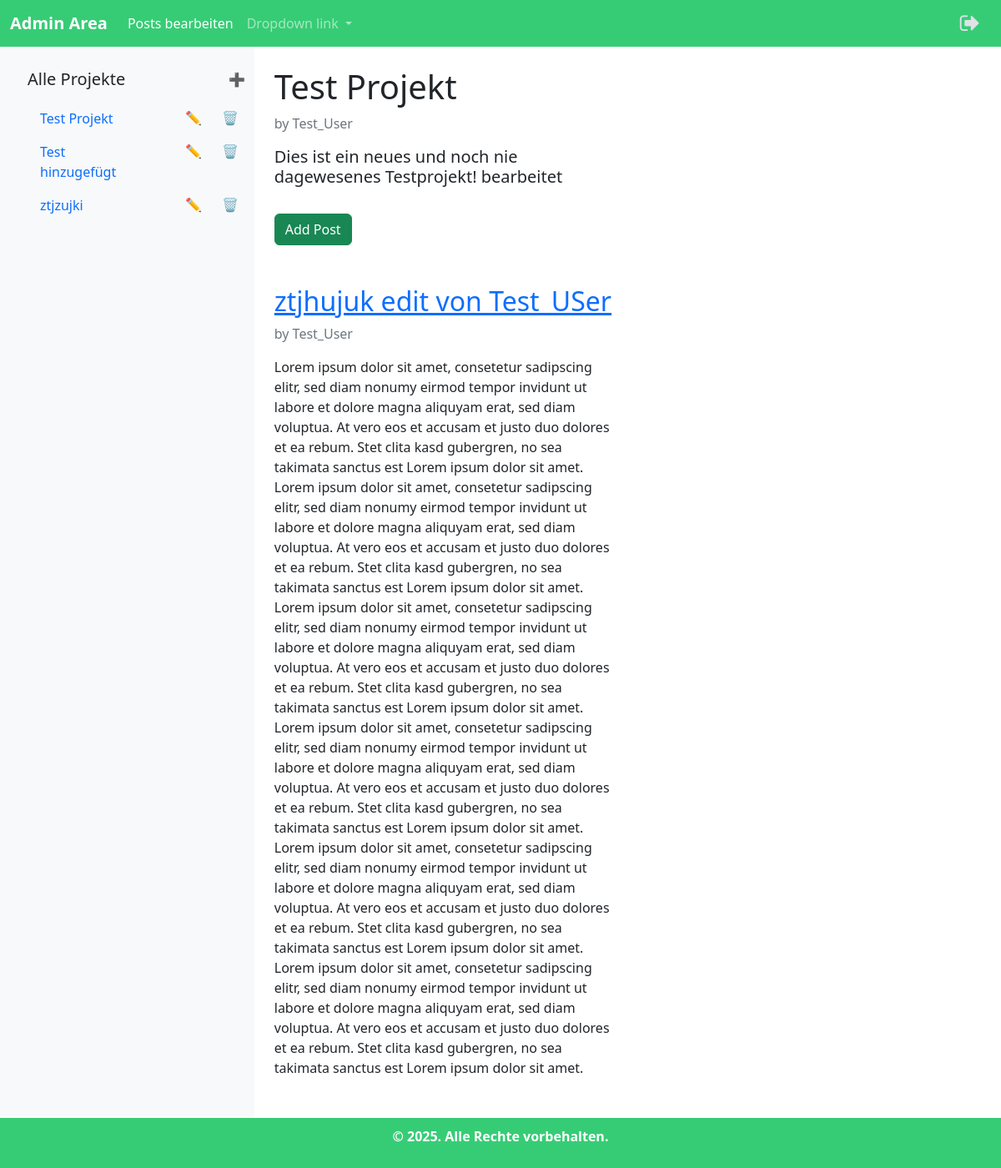
/Backend/admin_main.php?project=3 (signed in), run on the app's committed database.
### tables this page shows
CREATE TABLE `projekte` (
  `pid` int(11) NOT NULL,
  `name` text NOT NULL,
  `description` text NOT NULL,
  `author` text NOT NULL
);

CREATE TABLE `posts` (
  `poid` int(11) NOT NULL,
  `to_pid` int(11) NOT NULL,
  `name` text NOT NULL,
  `content` text NOT NULL,
  `author` text NOT NULL
);

### Backend/admin_main.php (the view, shortened to what this page needs)
<?php
include "connect.php";
if (isset($_GET['project'])) {
    $pid = $_GET['project'];
}
else {
    $pid = "";
}
?>
<!doctype html>
<html lang="de">
  <head>
    <link href="https://cdn.jsdelivr.net/npm/bootstrap@5.3.3/dist/css/bootstrap.min.css" rel="stylesheet">
    <link rel="stylesheet" href="https://cdnjs.cloudflare.com/ajax/libs/font-awesome/4.7.0/css/font-awesome.min.css">
  </head>
  <body>
  <nav class="navbar navbar-expand-lg" data-bs-theme="dark" style="background-color:rgb(54, 204, 117);">
    <div class="container-fluid">
      <a class="navbar-brand" href="admin_main.php"><b>Admin Area</b></a>
      <div class="collapse navbar-collapse" id="navbarNav">
        <ul class="navbar-nav">
          <li class="nav-item">
            <a class="nav-link active" aria-current="page" href="admin_main.php">Posts bearbeiten</a>
          </li>
          <li class="nav-item dropdown">
            <a class="nav-link dropdown-toggle" href="#" role="button" data-bs-toggle="dropdown" aria-expanded="false">
              Dropdown link
            </a>
          </li>
        </ul>
      </div>
      <nav class="navbar-right">
        <a href='logout.php' style="font-size:26px" class='fa fa-sign-out btn shadow-none'></a>
      </nav>
    </div>
  </nav>
  <div class="main-content">
    <div class="sidebar" id="sidebar">
      <div class='row'>
          <div class='col-8'>
            <button type='button' class='btn shadow-none'><h5>Alle Projekte</h5></button>
          </div>
          <div class='col-2'>
          </div>
          <div class='col-2'>
            <button type="button" class="btn shadow-none" data-bs-toggle="modal" data-bs-target="#addproject">➕</button>
          </div>
      </div>
      <ul class="nav flex-column">
<?php
        $sql_projects = "SELECT * FROM projekte";
        $result_projects = mysqli_query($conn, $sql_projects);
        if (mysqli_num_rows($result_projects) > 0) {
          while($row_project = mysqli_fetch_assoc($result_projects)) {
            echo "<li class='nav-item'>";
            echo "<div class='container'>
                    <div class='row'>
                        <div class='col-8'>
                            <a class='nav-link' href='admin_main.php?project=" . $row_project["pid"] . "'>" . $row_project["name"] . "</a>
                        </div>
                        <div class='col-2'>
                            <button type='button' class='btn shadow-none' data-bs-toggle='modal' data-bs-target='#edit" . $row_project["pid"] . "'>✏️</button>
                        </div>
                        <div class='col-2'>
                            <button type='button'  class='btn shadow-none' data-bs-toggle='modal' data-bs-target='#delete" . $row_project["pid"] . "'>🗑️</button>
                        </div>
                    </div>
                </div>";
            echo "</li>";
          }
        }
        else {
          echo "";
        }
        ?>
      </ul>
    </div>
    <div class="container-fluid p-4">
    <div class="row">
        <div class="col-6">
<?php
if ($pid == "") {
    echo "<h2>Bitte wähle ein Projekt aus der linken Spalte!</h2><br>";
    echo "Hier kannst du die Posts bearbeiten. Bitte wähle zunächst das Projekt, in dem sich der Post befindet.";
    echo "<br><br>";
}
else {
    $sql_postinfo = "SELECT * FROM posts WHERE to_pid = " . $pid . "";
    $result_postsinfo = mysqli_query($conn, $sql_postinfo);
    $sql_projekt = "SELECT * FROM projekte WHERE pid = " . $pid . "";
    $result_projekt = mysqli_query($conn, $sql_projekt);
    $projekt = mysqli_fetch_assoc($result_projekt);
    echo "<h1>" . $projekt["name"] ."</h1>";
    echo "<p class='text-secondary'>by ".  $projekt["author"]  ."</p>";
    echo "<h5>" . $projekt["description"] ."</h1><br>";
    echo "<a href='addpost_page.php?topid=" . $pid . "' class='btn btn-success'>Add Post</a>";
    echo "<br><br><br>";
    if (mysqli_num_rows($result_postsinfo) > 0) {
    while($row_post = mysqli_fetch_assoc($result_postsinfo)) {
        echo "<h2><a href='editpost_page.php?poid=" . $row_post["poid"] . "'>".  $row_post["name"]  ."</a></h2>";
        echo "<p class='text-secondary'>by ".  $row_post["author"]  ."</p>";
        echo $row_post["content"];
        echo "<br><br>";
    }
    }
    else {
        echo "Diese Dokumentation ist leider leer....";
    }
}
?>
        </div>
        <div class="col-4">
        </div>
    </div>
    </div>
  </div>
  <footer class="footer">
    <p><b>&copy; 2025. Alle Rechte vorbehalten.</b></p>
  </footer>
  </body>
</html>

### Backend/admin_main.php (style rules this page uses)
body { display: flex; min-height: 100vh; flex-direction: column; }
.main-content { flex: 1; display: flex; }
.sidebar { width: 400px; background-color: #f8f9fa; padding: 20px; transition: transform 0.3s ease; }
.footer { background-color: rgb(54, 204, 117); color: white; text-align: center; padding: 10px; }

### data on the page
projekte: name "Test Projekt", author "Test_User", description "Dies ist ein neues und noch nie dagewesenes Testprojekt! bearbeitet"
projekte: name "Test hinzugefügt"
projekte: name "ztjzujki"
posts: name "ztjhujuk edit von Test_USer", author "Test_User", content "Lorem ipsum dolor sit amet, consetetur sadipscing elitr, sed diam nonumy eirmod tempor invidunt ut labore et dolore magna aliquyam erat, sed diam voluptua. At vero eos et accusam et justo duo dolores et ea rebum. Stet clita kasd gubergren, no sea takimata sanctus est Lorem ipsum dolor sit amet. Lorem ipsum dolor sit amet, consetetur sadipscing elitr, sed diam nonumy eirmod tempor invidunt ut labore et dolore magna aliquyam erat, sed diam voluptua. At vero eos et accusam et justo duo dolores et ea rebum. Stet clita kasd gubergren, no sea takimata sanctus est Lorem ipsum dolor sit amet. Lorem ipsum dolor sit amet, consetetur sadipscing elitr, sed diam nonumy eirmod tempor invidunt ut labore…"
